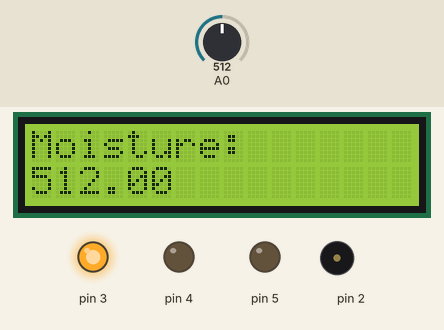
Recording of a sketch running on a simulated Arduino Uno, built with avr-gcc and run on an emulated ATmega328P. Parts: 16×2 character LCD, output pins drawn as LEDs (lit = HIGH), buzzer (waves = sounding). Inputs (shaded band) come from the test bench; at power-on: A0 = 512. What the sketch prints to the serial monitor is not drawn.

Above: at 1.2 s.
1.3 s: A0 set to 485
At 2.1 s:
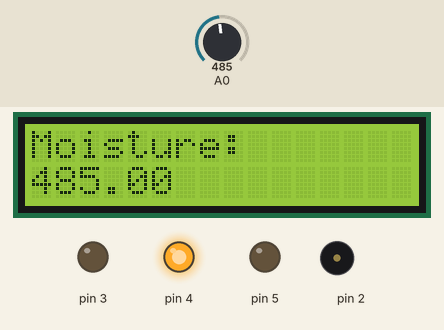
2.8 s: A0 set to 163
At 3.2 s:
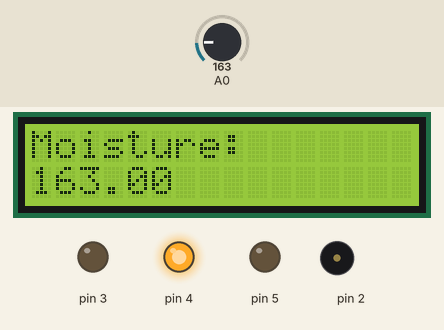
4.3 s: A0 set to 133
At 5.4 s:
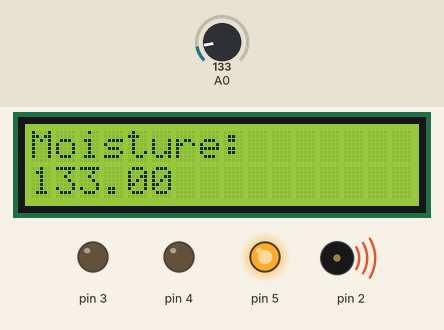
5.8 s: A0 set to 160
At 6.5 s:
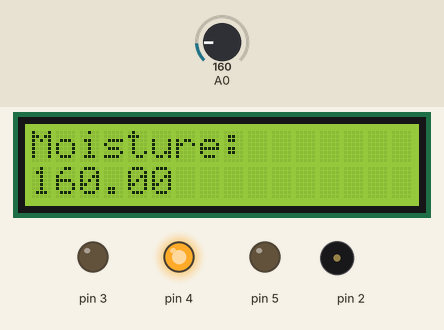
Timing chart, 0 to 8.4 s (numbered marks = the images above; inputs shaded):
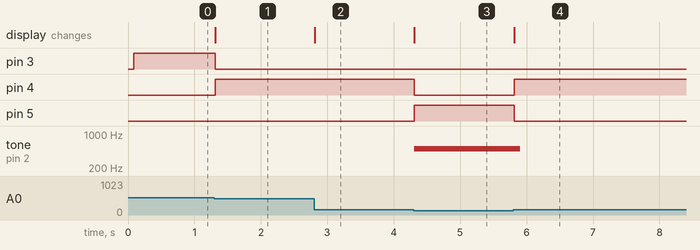

The sketch:

program_5_soil_moisture_sensor1.ino
```cpp
// C++ code
//
#include <LiquidCrystal_I2C.h>
LiquidCrystal_I2C lcd(0x20, 16, 2);

void setup()
{
  pinMode(A0, INPUT);
  pinMode(2, OUTPUT);
  pinMode(3, OUTPUT);
  pinMode(4, OUTPUT);
  pinMode(5, OUTPUT);
  lcd.init();
  lcd.backlight();
  Serial.begin(9600);
  lcd.clear();
  lcd.setCursor(0, 0);
  lcd.print("Moisture: ");
}

void loop()
{
  float moisture=analogRead(A0);
  lcd.setCursor(0, 1);
  lcd.print(moisture);
  if(moisture<150){
  	digitalWrite(5, HIGH);
    digitalWrite(4, LOW);
    digitalWrite(3, LOW);
    tone(2, 500, 100);
  }else if(moisture<500){
  	digitalWrite(5, LOW);
    digitalWrite(4, HIGH);
    digitalWrite(3, LOW);
  }else{
  	digitalWrite(5, LOW);
    digitalWrite(4, LOW);
    digitalWrite(3, HIGH);
  }
  Serial.println(moisture);
}
```

Measured:
- the behaviour switches between 500 and 499 on A0 (found by bisection; images 0 and 1)
- the behaviour switches between 150 and 149 on A0 (found by bisection; images 2 and 3)
- after the input at 1.3 s, pin 3: HIGH → LOW at once; pin 4: LOW → HIGH at once; the display: changes at once (image 1)
- after the input at 2.8 s, the display: changes at once (image 2)
- after the input at 4.3 s, pin 4: HIGH → LOW at once; pin 5: LOW → HIGH at once; tone on pin 2: silent → 500 Hz at once; the display: changes at once (image 3)
- after the input at 5.8 s, pin 4: LOW → HIGH at once; pin 5: HIGH → LOW at once; tone on pin 2: 500 Hz → silent after 0.11 s; the display: changes at once (image 4)
